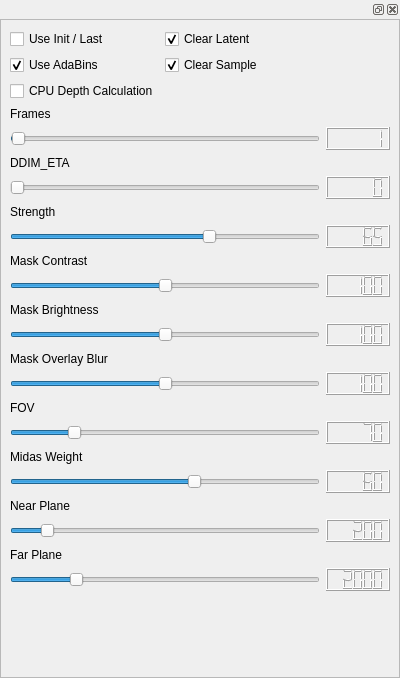
<?xml version="1.0" encoding="UTF-8"?>
<ui version="4.0">
 <class>Form</class>
 <widget class="QWidget" name="Form">
  <property name="geometry">
   <rect>
    <x>0</x>
    <y>0</y>
    <width>400</width>
    <height>678</height>
   </rect>
  </property>
  <property name="windowTitle">
   <string>Form</string>
  </property>
  <layout class="QVBoxLayout" name="verticalLayout_2">
   <property name="leftMargin">
    <number>0</number>
   </property>
   <property name="topMargin">
    <number>0</number>
   </property>
   <property name="rightMargin">
    <number>0</number>
   </property>
   <property name="bottomMargin">
    <number>0</number>
   </property>
   <item>
    <widget class="QDockWidget" name="dockWidget">
     <widget class="QWidget" name="dockWidgetContents">
      <layout class="QVBoxLayout" name="verticalLayout">
       <property name="leftMargin">
        <number>0</number>
       </property>
       <property name="topMargin">
        <number>0</number>
       </property>
       <property name="rightMargin">
        <number>0</number>
       </property>
       <property name="bottomMargin">
        <number>0</number>
       </property>
       <item>
        <widget class="QScrollArea" name="scrollArea">
         <property name="widgetResizable">
          <bool>true</bool>
         </property>
         <widget class="QWidget" name="scrollAreaWidgetContents">
          <property name="geometry">
           <rect>
            <x>0</x>
            <y>0</y>
            <width>398</width>
            <height>652</height>
           </rect>
          </property>
          <layout class="QVBoxLayout" name="verticalLayout_4">
           <item>
            <layout class="QGridLayout" name="gridLayout">
             <item row="2" column="1">
              <widget class="QLCDNumber" name="framesNumber">
               <property name="intValue" stdset="0">
                <number>1</number>
               </property>
              </widget>
             </item>
             <item row="9" column="1">
              <widget class="QLCDNumber" name="mask_contrastNumber">
               <property name="intValue" stdset="0">
                <number>100</number>
               </property>
              </widget>
             </item>
             <item row="5" column="1">
              <widget class="QLCDNumber" name="ddim_etaNumber"/>
             </item>
             <item row="7" column="1">
              <widget class="QLCDNumber" name="strengthNumber">
               <property name="intValue" stdset="0">
                <number>65</number>
               </property>
              </widget>
             </item>
             <item row="15" column="0">
              <widget class="QSlider" name="fov">
               <property name="maximum">
                <number>360</number>
               </property>
               <property name="value">
                <number>70</number>
               </property>
               <property name="orientation">
                <enum>Qt::Horizontal</enum>
               </property>
              </widget>
             </item>
             <item row="2" column="0">
              <widget class="QSlider" name="frames">
               <property name="minimum">
                <number>1</number>
               </property>
               <property name="maximum">
                <number>5000</number>
               </property>
               <property name="value">
                <number>10</number>
               </property>
               <property name="orientation">
                <enum>Qt::Horizontal</enum>
               </property>
              </widget>
             </item>
             <item row="15" column="1">
              <widget class="QLCDNumber" name="fovNumber">
               <property name="intValue" stdset="0">
                <number>70</number>
               </property>
              </widget>
             </item>
             <item row="17" column="1">
              <widget class="QLCDNumber" name="midas_weightNumber">
               <property name="intValue" stdset="0">
                <number>60</number>
               </property>
              </widget>
             </item>
             <item row="19" column="1">
              <widget class="QLCDNumber" name="near_planeNumber">
               <property name="intValue" stdset="0">
                <number>200</number>
               </property>
              </widget>
             </item>
             <item row="13" column="1">
              <widget class="QLCDNumber" name="mask_blurNumber">
               <property name="intValue" stdset="0">
                <number>100</number>
               </property>
              </widget>
             </item>
             <item row="21" column="1">
              <widget class="QLCDNumber" name="far_planeNumber">
               <property name="intValue" stdset="0">
                <number>2000</number>
               </property>
              </widget>
             </item>
             <item row="11" column="1">
              <widget class="QLCDNumber" name="mask_brightnessNumber">
               <property name="intValue" stdset="0">
                <number>100</number>
               </property>
              </widget>
             </item>
             <item row="17" column="0">
              <widget class="QSlider" name="midas_weight">
               <property name="maximum">
                <number>100</number>
               </property>
               <property name="value">
                <number>60</number>
               </property>
               <property name="orientation">
                <enum>Qt::Horizontal</enum>
               </property>
              </widget>
             </item>
             <item row="1" column="0">
              <widget class="QLabel" name="label_7">
               <property name="text">
                <string>Frames</string>
               </property>
              </widget>
             </item>
             <item row="11" column="0">
              <widget class="QSlider" name="mask_brightness">
               <property name="maximum">
                <number>200</number>
               </property>
               <property name="value">
                <number>100</number>
               </property>
               <property name="orientation">
                <enum>Qt::Horizontal</enum>
               </property>
              </widget>
             </item>
             <item row="20" column="0">
              <widget class="QLabel" name="label_10">
               <property name="text">
                <string>Far Plane</string>
               </property>
              </widget>
             </item>
             <item row="5" column="0">
              <widget class="QSlider" name="ddim_eta">
               <property name="maximum">
                <number>100</number>
               </property>
               <property name="orientation">
                <enum>Qt::Horizontal</enum>
               </property>
              </widget>
             </item>
             <item row="10" column="0">
              <widget class="QLabel" name="label_4">
               <property name="text">
                <string>Mask Brightness</string>
               </property>
              </widget>
             </item>
             <item row="8" column="0">
              <widget class="QLabel" name="label_3">
               <property name="text">
                <string>Mask Contrast</string>
               </property>
              </widget>
             </item>
             <item row="7" column="0">
              <widget class="QSlider" name="strength">
               <property name="maximum">
                <number>100</number>
               </property>
               <property name="value">
                <number>65</number>
               </property>
               <property name="orientation">
                <enum>Qt::Horizontal</enum>
               </property>
              </widget>
             </item>
             <item row="6" column="0">
              <widget class="QLabel" name="label_2">
               <property name="text">
                <string>Strength</string>
               </property>
              </widget>
             </item>
             <item row="19" column="0">
              <widget class="QSlider" name="near_plane">
               <property name="maximum">
                <number>2000</number>
               </property>
               <property name="value">
                <number>200</number>
               </property>
               <property name="orientation">
                <enum>Qt::Horizontal</enum>
               </property>
              </widget>
             </item>
             <item row="14" column="0">
              <widget class="QLabel" name="label_6">
               <property name="text">
                <string>FOV</string>
               </property>
              </widget>
             </item>
             <item row="18" column="0">
              <widget class="QLabel" name="label_9">
               <property name="text">
                <string>Near Plane</string>
               </property>
              </widget>
             </item>
             <item row="21" column="0">
              <widget class="QSlider" name="far_plane">
               <property name="maximum">
                <number>10000</number>
               </property>
               <property name="value">
                <number>2000</number>
               </property>
               <property name="orientation">
                <enum>Qt::Horizontal</enum>
               </property>
              </widget>
             </item>
             <item row="9" column="0">
              <widget class="QSlider" name="mask_contrast">
               <property name="maximum">
                <number>200</number>
               </property>
               <property name="value">
                <number>100</number>
               </property>
               <property name="orientation">
                <enum>Qt::Horizontal</enum>
               </property>
              </widget>
             </item>
             <item row="4" column="0">
              <widget class="QLabel" name="label">
               <property name="text">
                <string>DDIM_ETA</string>
               </property>
              </widget>
             </item>
             <item row="13" column="0">
              <widget class="QSlider" name="mask_blur">
               <property name="maximum">
                <number>200</number>
               </property>
               <property name="value">
                <number>100</number>
               </property>
               <property name="orientation">
                <enum>Qt::Horizontal</enum>
               </property>
              </widget>
             </item>
             <item row="12" column="0">
              <widget class="QLabel" name="label_5">
               <property name="text">
                <string>Mask Overlay Blur</string>
               </property>
              </widget>
             </item>
             <item row="0" column="0">
              <layout class="QFormLayout" name="formLayout">
               <item row="0" column="0">
                <widget class="QCheckBox" name="useInit">
                 <property name="text">
                  <string>Use Init / Last</string>
                 </property>
                </widget>
               </item>
               <item row="0" column="1">
                <widget class="QCheckBox" name="clearLatent">
                 <property name="text">
                  <string>Clear Latent</string>
                 </property>
                 <property name="checked">
                  <bool>true</bool>
                 </property>
                </widget>
               </item>
               <item row="1" column="0">
                <widget class="QCheckBox" name="adabins">
                 <property name="text">
                  <string>Use AdaBins</string>
                 </property>
                 <property name="checked">
                  <bool>true</bool>
                 </property>
                </widget>
               </item>
               <item row="1" column="1">
                <widget class="QCheckBox" name="clearSample">
                 <property name="text">
                  <string>Clear Sample</string>
                 </property>
                 <property name="checked">
                  <bool>true</bool>
                 </property>
                </widget>
               </item>
               <item row="2" column="0">
                <widget class="QCheckBox" name="cpudepth_checkBox">
                 <property name="text">
                  <string>CPU Depth Calculation</string>
                 </property>
                </widget>
               </item>
              </layout>
             </item>
             <item row="16" column="0">
              <widget class="QLabel" name="label_8">
               <property name="text">
                <string>Midas Weight</string>
               </property>
              </widget>
             </item>
            </layout>
           </item>
           <item>
            <spacer name="verticalSpacer">
             <property name="orientation">
              <enum>Qt::Vertical</enum>
             </property>
             <property name="sizeHint" stdset="0">
              <size>
               <width>20</width>
               <height>65</height>
              </size>
             </property>
            </spacer>
           </item>
          </layout>
         </widget>
        </widget>
       </item>
      </layout>
     </widget>
    </widget>
   </item>
  </layout>
 </widget>
 <resources/>
 <connections>
  <connection>
   <sender>ddim_eta</sender>
   <signal>valueChanged(int)</signal>
   <receiver>ddim_etaNumber</receiver>
   <slot>display(int)</slot>
   <hints>
    <hint type="sourcelabel">
     <x>164</x>
     <y>172</y>
    </hint>
    <hint type="destinationlabel">
     <x>356</x>
     <y>173</y>
    </hint>
   </hints>
  </connection>
  <connection>
   <sender>far_plane</sender>
   <signal>valueChanged(int)</signal>
   <receiver>far_planeNumber</receiver>
   <slot>display(int)</slot>
   <hints>
    <hint type="sourcelabel">
     <x>164</x>
     <y>580</y>
    </hint>
    <hint type="destinationlabel">
     <x>356</x>
     <y>581</y>
    </hint>
   </hints>
  </connection>
  <connection>
   <sender>fov</sender>
   <signal>valueChanged(int)</signal>
   <receiver>fovNumber</receiver>
   <slot>display(int)</slot>
   <hints>
    <hint type="sourcelabel">
     <x>164</x>
     <y>427</y>
    </hint>
    <hint type="destinationlabel">
     <x>356</x>
     <y>428</y>
    </hint>
   </hints>
  </connection>
  <connection>
   <sender>frames</sender>
   <signal>valueChanged(int)</signal>
   <receiver>framesNumber</receiver>
   <slot>display(int)</slot>
   <hints>
    <hint type="sourcelabel">
     <x>164</x>
     <y>121</y>
    </hint>
    <hint type="destinationlabel">
     <x>356</x>
     <y>122</y>
    </hint>
   </hints>
  </connection>
  <connection>
   <sender>mask_blur</sender>
   <signal>valueChanged(int)</signal>
   <receiver>mask_blurNumber</receiver>
   <slot>display(int)</slot>
   <hints>
    <hint type="sourcelabel">
     <x>164</x>
     <y>376</y>
    </hint>
    <hint type="destinationlabel">
     <x>356</x>
     <y>377</y>
    </hint>
   </hints>
  </connection>
  <connection>
   <sender>mask_brightness</sender>
   <signal>valueChanged(int)</signal>
   <receiver>mask_brightnessNumber</receiver>
   <slot>display(int)</slot>
   <hints>
    <hint type="sourcelabel">
     <x>164</x>
     <y>325</y>
    </hint>
    <hint type="destinationlabel">
     <x>356</x>
     <y>326</y>
    </hint>
   </hints>
  </connection>
  <connection>
   <sender>mask_contrast</sender>
   <signal>valueChanged(int)</signal>
   <receiver>mask_contrastNumber</receiver>
   <slot>display(int)</slot>
   <hints>
    <hint type="sourcelabel">
     <x>164</x>
     <y>274</y>
    </hint>
    <hint type="destinationlabel">
     <x>356</x>
     <y>275</y>
    </hint>
   </hints>
  </connection>
  <connection>
   <sender>midas_weight</sender>
   <signal>valueChanged(int)</signal>
   <receiver>midas_weightNumber</receiver>
   <slot>display(int)</slot>
   <hints>
    <hint type="sourcelabel">
     <x>164</x>
     <y>478</y>
    </hint>
    <hint type="destinationlabel">
     <x>356</x>
     <y>479</y>
    </hint>
   </hints>
  </connection>
  <connection>
   <sender>near_plane</sender>
   <signal>valueChanged(int)</signal>
   <receiver>near_planeNumber</receiver>
   <slot>display(int)</slot>
   <hints>
    <hint type="sourcelabel">
     <x>164</x>
     <y>529</y>
    </hint>
    <hint type="destinationlabel">
     <x>356</x>
     <y>530</y>
    </hint>
   </hints>
  </connection>
  <connection>
   <sender>strength</sender>
   <signal>valueChanged(int)</signal>
   <receiver>strengthNumber</receiver>
   <slot>display(int)</slot>
   <hints>
    <hint type="sourcelabel">
     <x>164</x>
     <y>223</y>
    </hint>
    <hint type="destinationlabel">
     <x>356</x>
     <y>224</y>
    </hint>
   </hints>
  </connection>
 </connections>
</ui>
